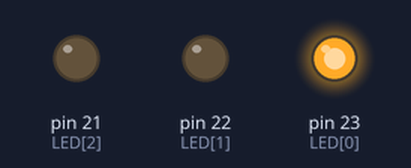
Bench run of a sketch on a simulated Arduino Mega 2560, built with avr-gcc and run on an emulated ATmega2560. On the bench: output pins drawn as LEDs (lit = HIGH).

Above: at 0.2 s.
At 1.2 s:
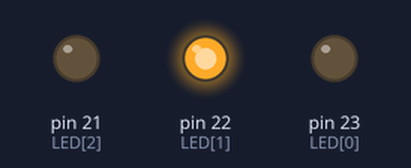
At 2.2 s:
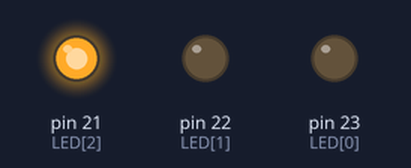
At 5.7 s:
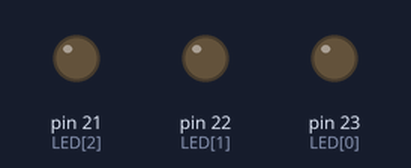
Timing chart, 0 to 6.9 s (numbered marks = the images above):
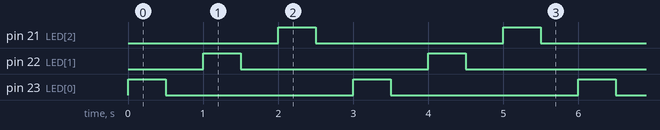

Measured:
- by itself, pin 21 (LED[2]), pin 22 (LED[1]), pin 23 (LED[0]): alternates HIGH for 0.50 s and LOW for 2.5 s
- by itself, everything shown: repeats every 3.0 s, in 6 steps

The sketch:

sketch_jun17a.ino
```cpp
int LED[] = {23,22,21};

void setup() {
  Serial.begin(115200);
  pinMode(LED[0], OUTPUT);
  pinMode(LED[1], OUTPUT);
  pinMode(LED[2], OUTPUT);

}

void loop() {
  for(int i=0 ; i<=2 ; i++ ) {
    digitalWrite(LED[i],HIGH);
    delay(500);
    digitalWrite(LED[i],LOW);
    delay(500);
  }
}
```
